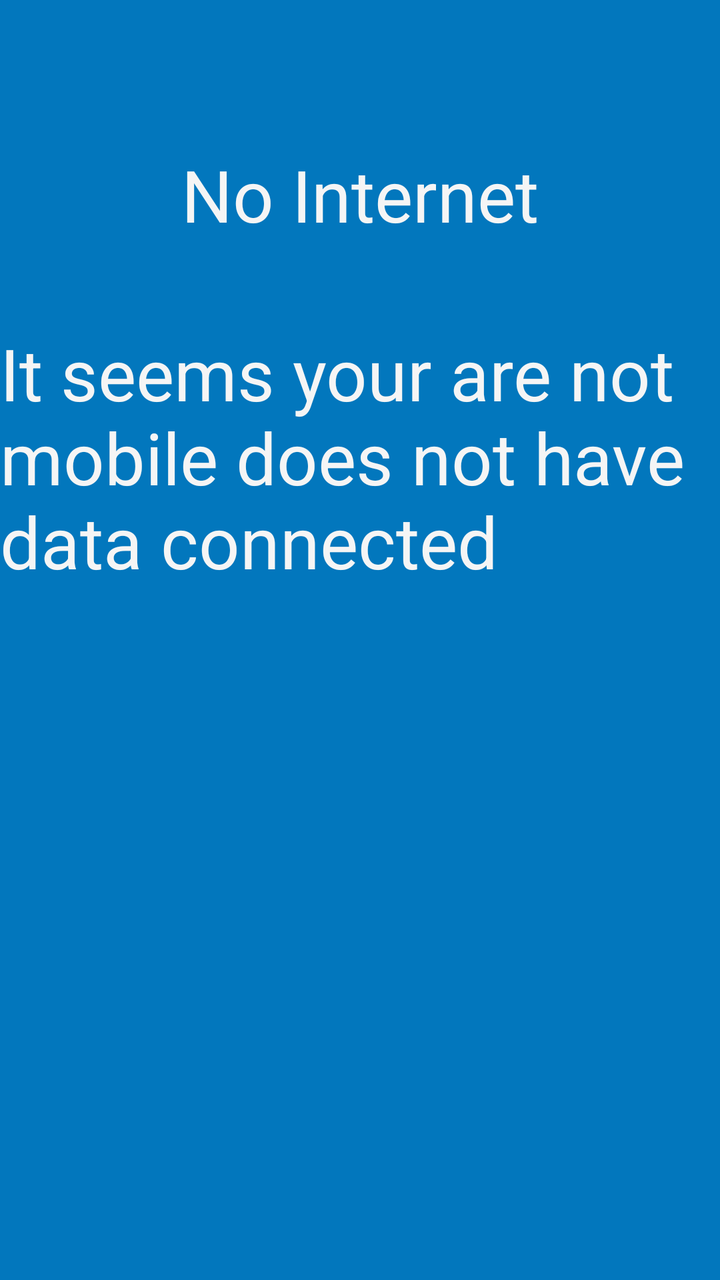
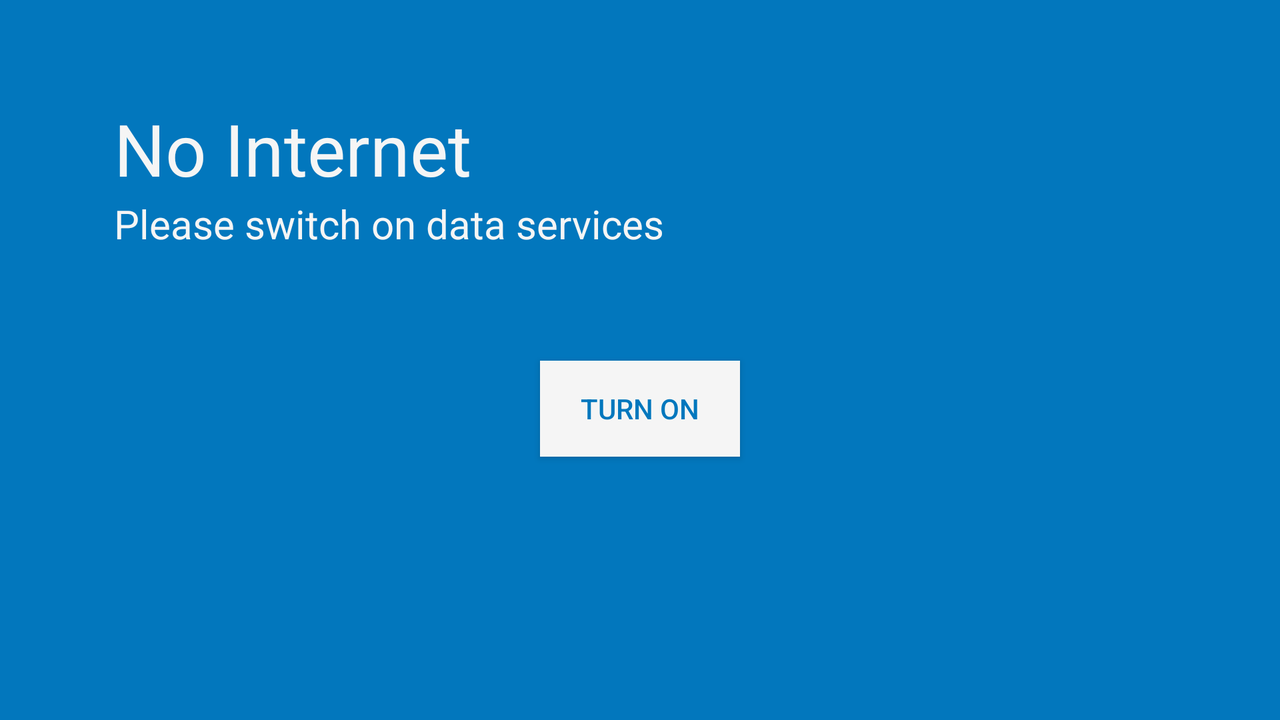

Compare how this app lays out the same screen by default and in its alternative resource folder. The renders come first, then the two layout files and the values they reference.
<!-- AndroidManifest.xml: application theme AppTheme -->
<!-- res/layout/offline.xml -->
<?xml version="1.0" encoding="utf-8"?>
<RelativeLayout xmlns:android="http://schemas.android.com/apk/res/android"
    android:orientation="vertical" android:layout_width="match_parent"
    android:background="@color/colorPrimary"
    android:layout_height="match_parent">

    <TextView
        android:layout_width="wrap_content"
        android:layout_height="wrap_content"
        android:text="No Internet"
        android:id="@+id/textView2"
        android:layout_gravity="center_horizontal"
        android:layout_alignParentTop="true"
        style="@style/offline_page_text"
        android:layout_centerHorizontal="true"
        android:layout_marginTop="73dp" />

    <TextView
        android:layout_width="wrap_content"
        android:layout_height="wrap_content"
        android:text="It seems your are not  mobile does not have data connected"
        android:id="@+id/textView3"
        android:layout_below="@+id/textView2"
        style="@style/offline_page_text"
        android:layout_centerHorizontal="true"
        android:layout_marginTop="41dp" />
</RelativeLayout>
<!-- resources referenced by this layout -->
<resources>
  <color name="colorPrimary">#0277BD</color>
  <!-- from res/values-v23/ -->
  <style name="offline_page_text" parent="AppTheme">
          <item name="android:textColor">@color/white</item>
          <item name="android:textSize">@dimen/no_data_size</item>
          <item name="android:breakStrategy">high_quality</item>
      </style>
  <style name="AppTheme" parent="Theme.AppCompat.Light.DarkActionBar">
          
          <item name="colorPrimary">@color/colorPrimary</item>
          <item name="colorPrimaryDark">@color/colorPrimaryDark</item>
          <item name="colorAccent">@color/colorAccent</item>
      </style>
  <color name="white">#F5F5F5</color>
  <!-- from res/values-normal/ -->
  <dimen name="no_data_size">36sp</dimen>
  <color name="colorPrimaryDark">#01579B</color>
  <color name="colorAccent">#FF4081</color>
</resources>
<!-- res/layout-land/offline.xml (the repository's variant of the layout above) -->
<!-- drawn on the phone turned sideways -->
<?xml version="1.0" encoding="utf-8"?>
<RelativeLayout xmlns:android="http://schemas.android.com/apk/res/android"
    android:orientation="vertical" android:layout_width="match_parent"
    android:background="@color/colorPrimary"
    android:layout_height="match_parent">

    <TextView
        android:layout_width="wrap_content"
        android:layout_height="wrap_content"
        android:text="No Internet"
        android:id="@+id/textView2"
        android:layout_gravity="left"
        style="@style/offline_page_text"
        android:layout_marginTop="50dp"
        android:layout_marginLeft="57dp"
        android:layout_marginStart="57dp"
        android:layout_alignParentTop="true"
        android:layout_alignParentLeft="true"
        android:layout_alignParentStart="true" />
    <TextView
        android:layout_width="wrap_content"
        android:layout_height="wrap_content"
        android:text="Please switch on data services"
        android:id="@+id/textView3"
        style="@style/offline_page_text_2"
        android:ems="30"
        android:layout_below="@+id/textView2"
        android:layout_marginRight="60dp"
        android:layout_marginEnd="60dp"
        android:layout_alignLeft="@+id/textView2"
        android:layout_alignStart="@+id/textView2" />

    <Button
        android:layout_width="@dimen/nd_button_width_land"
        android:layout_height="@dimen/nd_but_height_land"
        android:text="Turn on"
        style="@style/offline_button"
        android:id="@+id/button"
        android:layout_below="@+id/textView3"
        android:layout_centerHorizontal="true"
        android:layout_marginBottom="@dimen/nd_but_mbottom_land"
        android:layout_marginTop="@dimen/nd_but_mtop_land" />

</RelativeLayout>
<!-- resources referenced by the variant -->
<!-- as the phone turned sideways resolves them -->
<resources>
  <color name="colorPrimary">#0277BD</color>
  <!-- from res/values-normal/ -->
  <dimen name="nd_but_height_land">48dp</dimen>
  <!-- from res/values-normal/ -->
  <dimen name="nd_but_mbottom_land">36dp</dimen>
  <!-- from res/values-normal/ -->
  <dimen name="nd_but_mtop_land">55dp</dimen>
  <!-- from res/values-normal/ -->
  <dimen name="nd_button_width_land">100dp</dimen>
  <!-- from res/values-v23/ -->
  <style name="offline_button">
          <item name="android:elevation">6dp</item>
          <item name="android:foreground">?android:selectableItemBackground</item>
          <item name="android:background">@color/white</item>
          <item name="android:textColor">@color/colorPrimary</item>
      </style>
  <!-- from res/values-v23/ -->
  <style name="offline_page_text" parent="AppTheme">
          <item name="android:textColor">@color/white</item>
          <item name="android:textSize">@dimen/no_data_size</item>
          <item name="android:breakStrategy">high_quality</item>
      </style>
  <style name="offline_page_text_2">
  
          <item name="android:textColor">@color/white</item>
          <item name="android:textSize">@dimen/offline_text_size</item>
  
      </style>
  <style name="AppTheme" parent="Theme.AppCompat.Light.DarkActionBar">
          
          <item name="colorPrimary">@color/colorPrimary</item>
          <item name="colorPrimaryDark">@color/colorPrimaryDark</item>
          <item name="colorAccent">@color/colorAccent</item>
      </style>
  <color name="white">#F5F5F5</color>
  <!-- from res/values-normal/ -->
  <dimen name="no_data_size">36sp</dimen>
  <!-- from res/values-normal/ -->
  <dimen name="offline_text_size">20sp</dimen>
  <color name="colorPrimaryDark">#01579B</color>
  <color name="colorAccent">#FF4081</color>
</resources>
